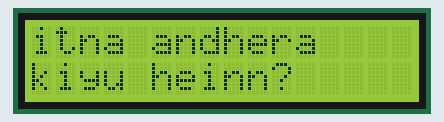
The sketch below on a simulated Arduino Uno, built with avr-gcc and run on an emulated ATmega328P. On the bench: 16×2 character LCD.

Above: at 0.1 s.
At 3.1 s:
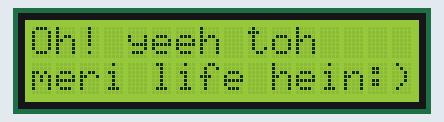
At 6.1 s:
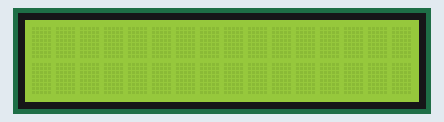

Measured:
- by itself, everything shown: repeats every 9.0 s, in 3 steps
- what the display in image 1 shows lasts 3.0 s, from 3.1 s to 6.1 s

The sketch:

using_an_lcd_display_for_the_first_time1.ino
```cpp
#include<LiquidCrystal.h>
int rs=7;
int en=8;
int d4=9;
int d5=10;
int d6=11;
int d7=12;

LiquidCrystal lcd(rs,en,d4,d5,d6,d7);


void setup()
{

 lcd.begin(16,2);
 Serial.begin(9600);

}

void loop()
{

 lcd.setCursor(0,0);
 lcd.print("itna andhera");
 lcd.setCursor(0,1);
 lcd.print("kiyu heinn?");
 delay(3000);
 lcd.clear();
 lcd.setCursor(0,0);
 lcd.print("Oh! yeeh toh");
 lcd.setCursor(0,1);
 lcd.print("meri life hein:)");
 delay(3000);
 lcd.clear();
 delay(3000);

}
```
